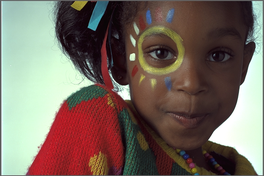
%> input picture excersiecs/Mohammad-t-t/13/girl.png, 264 x 176 px, shrunk from 768 x 512 before the run
$ octave exersiecs23.m   (GNU Octave 9; MATLAB toolbox functions it lacks are replaced by stand-ins)
%> lines starting %> are read from the running program, lines starting %| are printed output that depends on the picture
clc
clear
close all
image=imread('girl.png');
%> image is the input picture: size 176x264x3 uint8; mean R, G, B 119.4, 105.8, 96
subplot(2,2,1);imshow(image);
r=image(:,:,1);
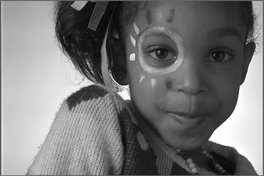
%> r: size 176x264 uint8; min 5, max 255, mean 119.4
g=image(:,:,2);
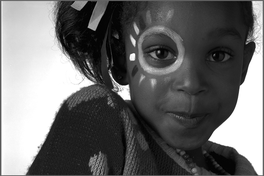
%> g: size 176x264 uint8; min 0, max 255, mean 105.8
b=image(:,:,3);
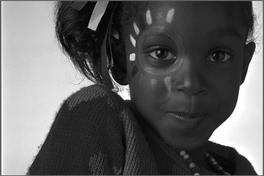
%> b: size 176x264 uint8; min 0, max 255, mean 96
myimhist(r);
%> after the loop in myimhist, `for i=1:r`: y = 256 values, max 441 at index 255, min 0 at index 1, mean 181.5
subplot(2,2,2);bar(ans);
title('Red Histogram')
myimhist(b);
subplot(2,2,3);bar(ans);
title('blue Histogram')
myimhist(g);
subplot(2,2,4);bar(ans);
title('green Histogram')
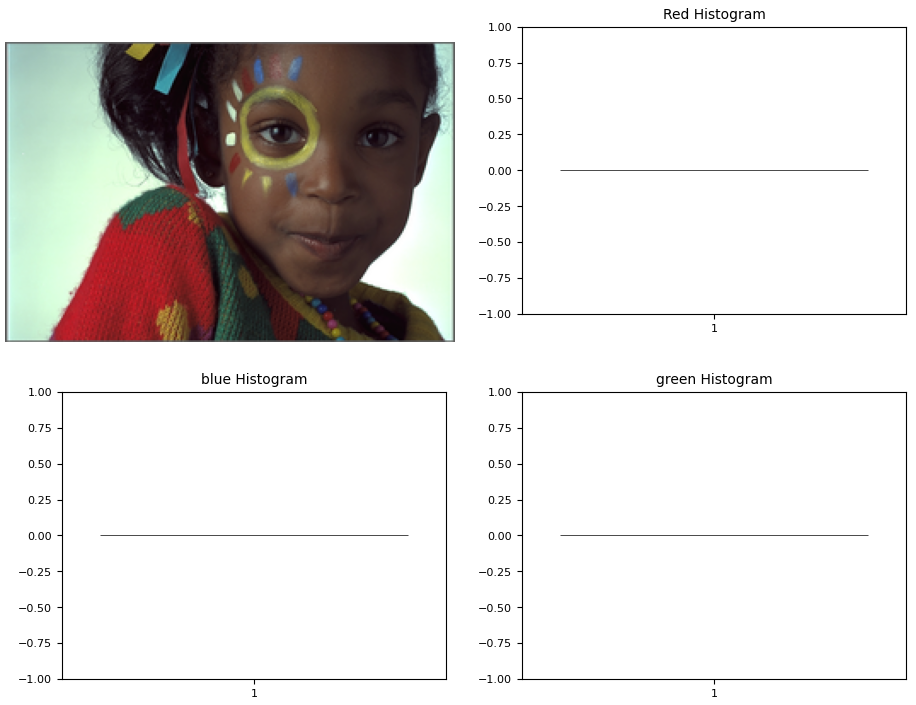
%> figure redrawn from the program's plot data, 4 panels
function [y]=myimhist(img)
[r,c]=size(img);
y=zeros(1,256);
for i=1:r
 for j=1:c
   z=img(i,j);
   y(z+1)=y(z+1)+1;
end
end
end

$ run again, with excersiecs/Mohammad-t-t/13/tasvir1.jpg saved as excersiecs/Mohammad-t-t/13/girl.png
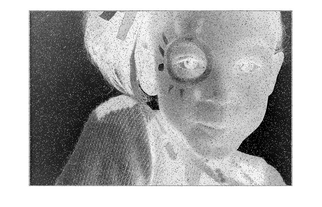
%> input picture excersiecs/Mohammad-t-t/13/tasvir1.jpg, 322 x 207 px, shrunk from 938 x 603 before the run
%> image is the input picture: size 207x322x3 uint8; min 0, max 255, mean 171.5
%> after the loop in myimhist, `for i=1:r`: y = 256 values, max 19355 at index 255, min 0 at index 256, mean 260.4
%> `title('green Histogram')`:
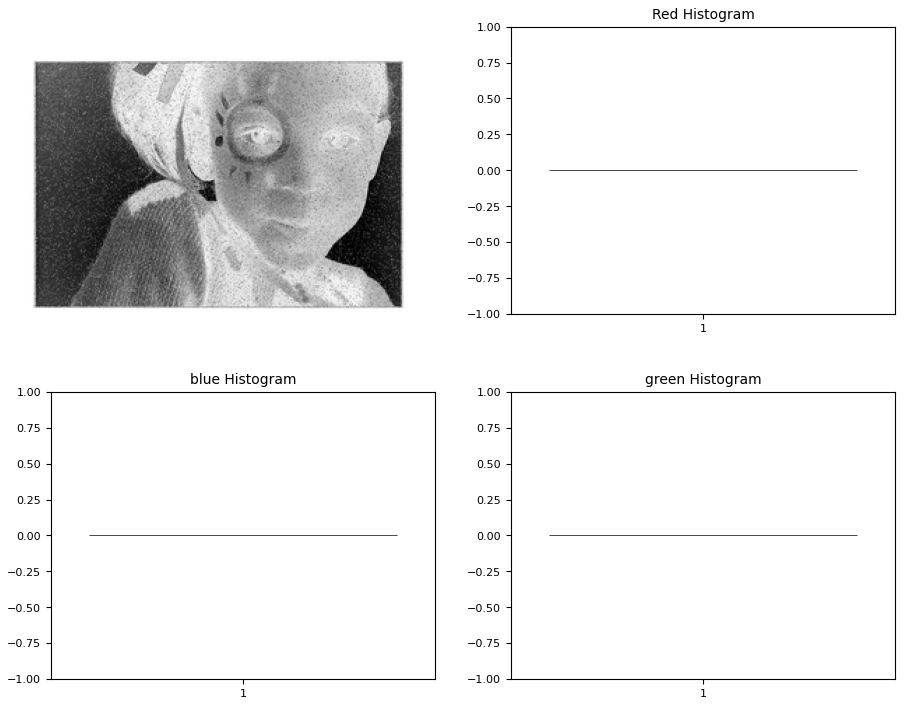
%> figure redrawn from the program's plot data, 4 panels
